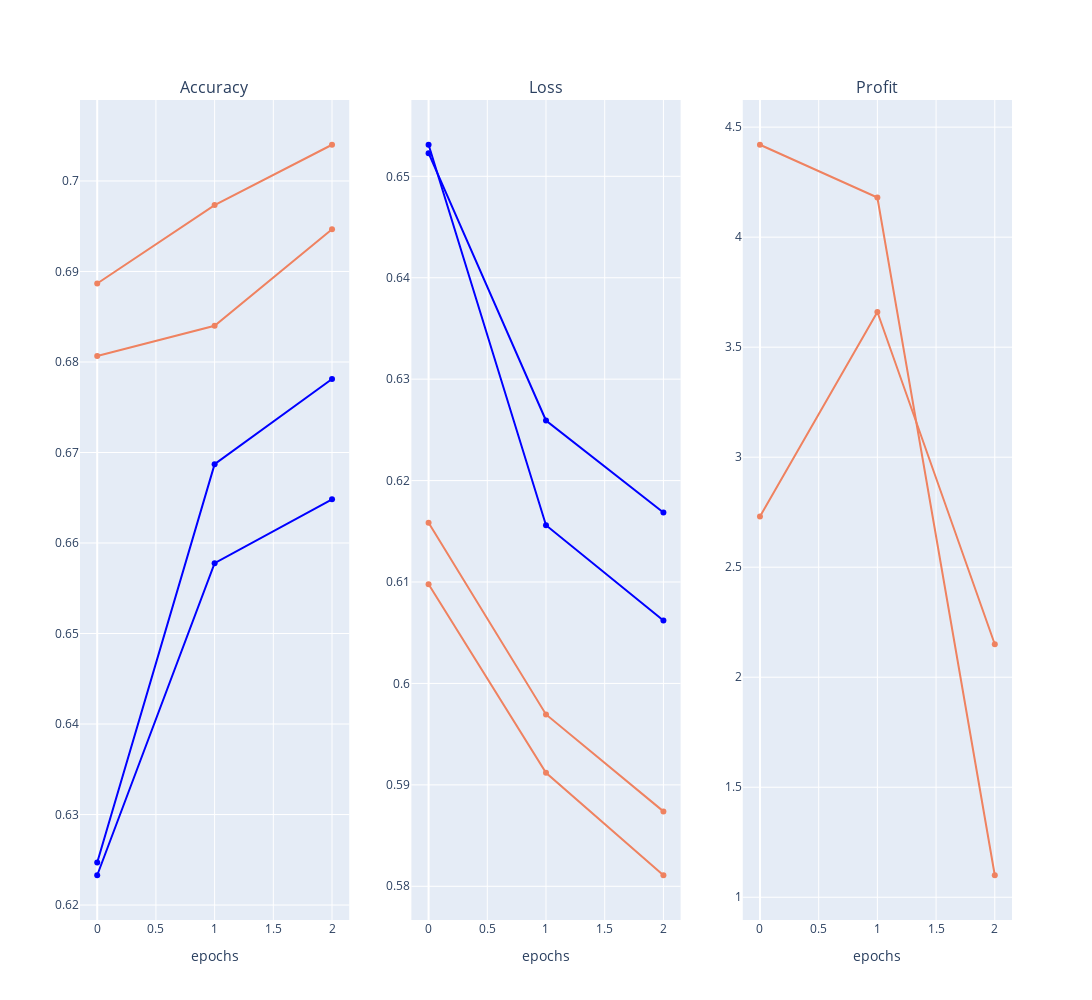
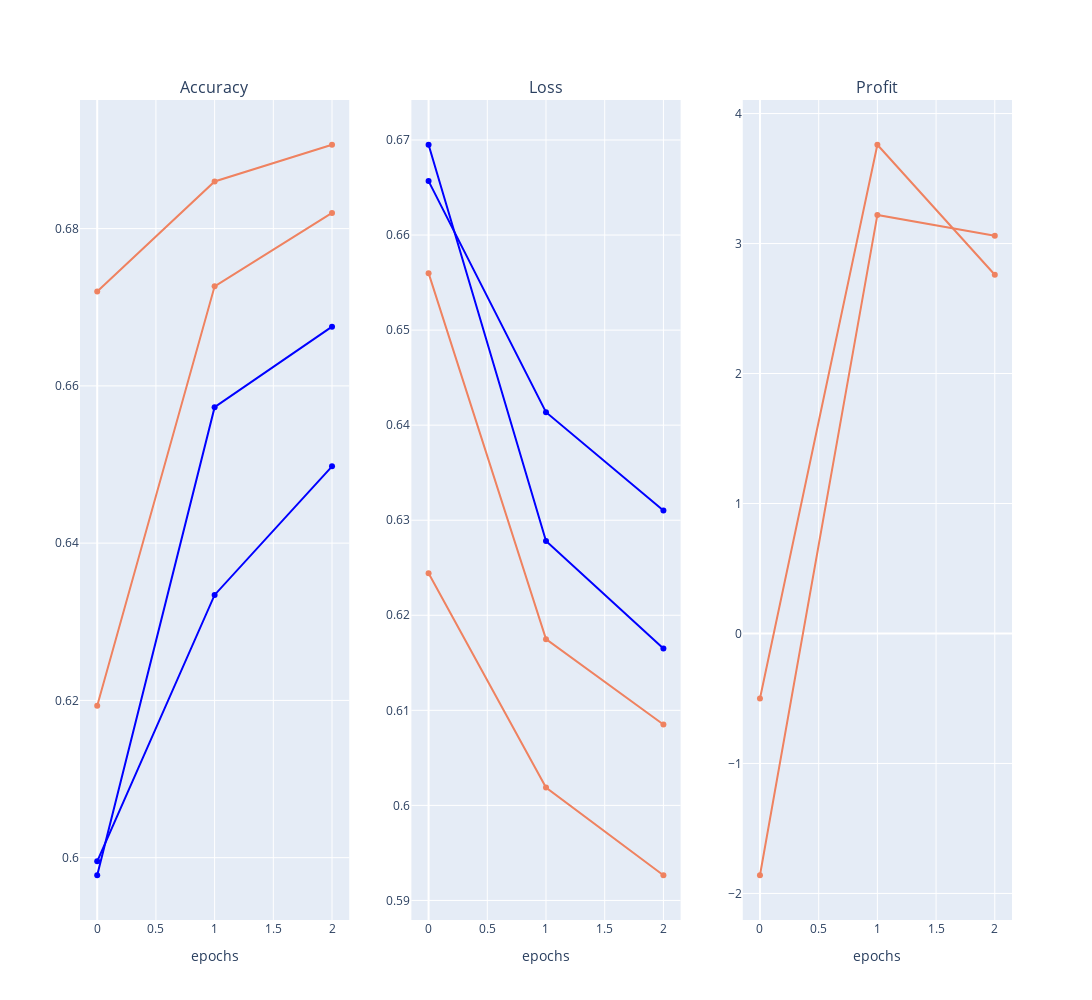

Notebook code cell kept with these figures, in order:
### Code cell
# Run
from numpy import dtype

repeats = 2
testingParameter = "Timestep"
runMeter = 0
results_acc = DataFrame(dtype='float')
results_profit = DataFrame(dtype='float')
results_profitOld = DataFrame(dtype='float')
metrics = list()

# vary training epochs
learning_rate = 0.001
model = 2 # [0, 1, 2, 3, 4]
dropout = 0 # [0, 0.2, 0.4, 0.6, 0.8]
denseType = 0
neuronsLstm = 150
epochs = 3

timeStep = [10, 20, 50, 100, 150] # 150
features = 0

# # Data gen
# x_train, x_test, y_train, y_test, Y_test = data(timeStep, features)

# for dr in dropout:
for tim in timeStep:
    print(f"{tim} {testingParameter} test start...")
 
    x_train, x_test, y_train, y_test, Y_test = data(tim, features)

    #  Profit list
    profitListSaveModel = list()

    # Experiment
    results_acc[str(tim)], results_profit[str(tim)], results_profitOld[str(tim)], metrics = experiment(
                                                                                            runMeter, 
                                                                                            repeats, 
                                                                                            epochs, 
                                                                                            neuronsLstm, 
                                                                                            tim, 
                                                                                            denseType, 
                                                                                            dropout, 
                                                                                            model, 
                                                                                            features, 
                                                                                            learning_rate
                                                                                            )
    # runMeter commented if next loop parameter has different model weights  
    #  runMeter += 1

    plotsOut(tim, metrics)

# summarize results
print(results_acc.describe())
print(results_profit.describe())
print(results_profitOld.describe())

### Figure 1 — Plotly figure (JSON) as saved in the notebook; plotly's stock layout.template omitted (floating-point values rounded to 4 significant figures)
{"data": [{"line": {"color": "#0000ff"}, "name": "accuracy0", "showlegend": false, "type": "scatter", "x": [0, 1, 2], "xaxis": "x", "y": [0.6233, 0.6578, 0.6648], "yaxis": "y"}, {"line": {"color": "#0000ff"}, "name": "loss0", "showlegend": false, "type": "scatter", "x": [0, 1, 2], "xaxis": "x2", "y": [0.6523, 0.6259, 0.6169], "yaxis": "y2"}, {"line": {"color": "#EF8260"}, "name": "val_accuracy0", "showlegend": false, "type": "scatter", "x": [0, 1, 2], "xaxis": "x", "y": [0.6807, 0.684, 0.6947], "yaxis": "y"}, {"line": {"color": "#EF8260"}, "name": "val_loss0", "showlegend": false, "type": "scatter", "x": [0, 1, 2], "xaxis": "x2", "y": [0.6158, 0.5969, 0.5874], "yaxis": "y2"}, {"line": {"color": "#EF8260"}, "name": "profit0", "showlegend": false, "type": "scatter", "x": [0, 1, 2], "xaxis": "x3", "y": [4.42, 4.18, 1.1], "yaxis": "y3"}, {"line": {"color": "#0000ff"}, "name": "accuracy1", "showlegend": false, "type": "scatter", "x": [0, 1, 2], "xaxis": "x", "y": [0.6247, 0.6687, 0.6781], "yaxis": "y"}, {"line": {"color": "#0000ff"}, "name": "loss1", "showlegend": false, "type": "scatter", "x": [0, 1, 2], "xaxis": "x2", "y": [0.6531, 0.6156, 0.6062], "yaxis": "y2"}, {"line": {"color": "#EF8260"}, "name": "val_accuracy1", "showlegend": false, "type": "scatter", "x": [0, 1, 2], "xaxis": "x", "y": [0.6887, 0.6973, 0.704], "yaxis": "y"}, {"line": {"color": "#EF8260"}, "name": "val_loss1", "showlegend": false, "type": "scatter", "x": [0, 1, 2], "xaxis": "x2", "y": [0.6098, 0.5912, 0.5811], "yaxis": "y2"}, {"line": {"color": "#EF8260"}, "name": "profit1", "showlegend": false, "type": "scatter", "x": [0, 1, 2], "xaxis": "x3", "y": [2.73, 3.66, 2.15], "yaxis": "y3"}], "layout": {"annotations": [{"font": {"size": 16}, "showarrow": false, "text": "Accuracy", "x": 0.1444, "xanchor": "center", "xref": "paper", "y": 1, "yanchor": "bottom", "yref": "paper"}, {"font": {"size": 16}, "showarrow": false, "text": "Loss", "x": 0.5, "xanchor": "center", "xref": "paper", "y": 1, "yanchor": "bottom", "yref": "paper"}, {"font": {"size": 16}, "showarrow": false, "text": "Profit", "x": 0.8556, "xanchor": "center", "xref": "paper", "y": 1, "yanchor": "bottom", "yref": "paper"}], "autosize": true, "height": 1000, "width": 1600, "xaxis": {"anchor": "y", "domain": [0, 0.2889], "title": {"text": "epochs"}}, "xaxis2": {"anchor": "y2", "domain": [0.3556, 0.6444], "title": {"text": "epochs"}}, "xaxis3": {"anchor": "y3", "domain": [0.7111, 1], "title": {"text": "epochs"}}, "yaxis": {"anchor": "x", "domain": [0, 1], "title": {"text": ""}}, "yaxis2": {"anchor": "x2", "domain": [0, 1], "title": {"text": ""}}, "yaxis3": {"anchor": "x3", "domain": [0, 1], "title": {"text": ""}}}}

### Figure 2 — Plotly figure (JSON) as saved in the notebook; plotly's stock layout.template omitted (floating-point values rounded to 4 significant figures)
{"data": [{"line": {"color": "#0000ff"}, "name": "accuracy0", "showlegend": false, "type": "scatter", "x": [0, 1, 2], "xaxis": "x", "y": [0.5995, 0.6334, 0.6498], "yaxis": "y"}, {"line": {"color": "#0000ff"}, "name": "loss0", "showlegend": false, "type": "scatter", "x": [0, 1, 2], "xaxis": "x2", "y": [0.6657, 0.6414, 0.631], "yaxis": "y2"}, {"line": {"color": "#EF8260"}, "name": "val_accuracy0", "showlegend": false, "type": "scatter", "x": [0, 1, 2], "xaxis": "x", "y": [0.6193, 0.6727, 0.682], "yaxis": "y"}, {"line": {"color": "#EF8260"}, "name": "val_loss0", "showlegend": false, "type": "scatter", "x": [0, 1, 2], "xaxis": "x2", "y": [0.656, 0.6175, 0.6085], "yaxis": "y2"}, {"line": {"color": "#EF8260"}, "name": "profit0", "showlegend": false, "type": "scatter", "x": [0, 1, 2], "xaxis": "x3", "y": [-0.5, 3.76, 2.76], "yaxis": "y3"}, {"line": {"color": "#0000ff"}, "name": "accuracy1", "showlegend": false, "type": "scatter", "x": [0, 1, 2], "xaxis": "x", "y": [0.5978, 0.6573, 0.6675], "yaxis": "y"}, {"line": {"color": "#0000ff"}, "name": "loss1", "showlegend": false, "type": "scatter", "x": [0, 1, 2], "xaxis": "x2", "y": [0.6695, 0.6278, 0.6165], "yaxis": "y2"}, {"line": {"color": "#EF8260"}, "name": "val_accuracy1", "showlegend": false, "type": "scatter", "x": [0, 1, 2], "xaxis": "x", "y": [0.672, 0.686, 0.6907], "yaxis": "y"}, {"line": {"color": "#EF8260"}, "name": "val_loss1", "showlegend": false, "type": "scatter", "x": [0, 1, 2], "xaxis": "x2", "y": [0.6244, 0.6019, 0.5926], "yaxis": "y2"}, {"line": {"color": "#EF8260"}, "name": "profit1", "showlegend": false, "type": "scatter", "x": [0, 1, 2], "xaxis": "x3", "y": [-1.86, 3.22, 3.06], "yaxis": "y3"}], "layout": {"annotations": [{"font": {"size": 16}, "showarrow": false, "text": "Accuracy", "x": 0.1444, "xanchor": "center", "xref": "paper", "y": 1, "yanchor": "bottom", "yref": "paper"}, {"font": {"size": 16}, "showarrow": false, "text": "Loss", "x": 0.5, "xanchor": "center", "xref": "paper", "y": 1, "yanchor": "bottom", "yref": "paper"}, {"font": {"size": 16}, "showarrow": false, "text": "Profit", "x": 0.8556, "xanchor": "center", "xref": "paper", "y": 1, "yanchor": "bottom", "yref": "paper"}], "autosize": true, "height": 1000, "width": 1600, "xaxis": {"anchor": "y", "domain": [0, 0.2889], "title": {"text": "epochs"}}, "xaxis2": {"anchor": "y2", "domain": [0.3556, 0.6444], "title": {"text": "epochs"}}, "xaxis3": {"anchor": "y3", "domain": [0.7111, 1], "title": {"text": "epochs"}}, "yaxis": {"anchor": "x", "domain": [0, 1], "title": {"text": ""}}, "yaxis2": {"anchor": "x2", "domain": [0, 1], "title": {"text": ""}}, "yaxis3": {"anchor": "x3", "domain": [0, 1], "title": {"text": ""}}}}
